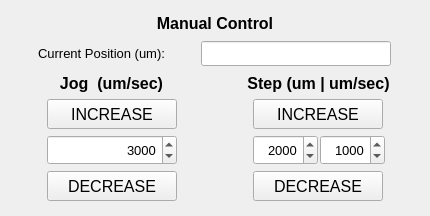
<?xml version="1.0" encoding="UTF-8"?>
<ui version="4.0">
 <class>WidgetFrontPanel_MotionControl</class>
 <widget class="QWidget" name="WidgetFrontPanel_MotionControl">
  <property name="geometry">
   <rect>
    <x>0</x>
    <y>0</y>
    <width>430</width>
    <height>216</height>
   </rect>
  </property>
  <property name="sizePolicy">
   <sizepolicy hsizetype="Fixed" vsizetype="Fixed">
    <horstretch>0</horstretch>
    <verstretch>0</verstretch>
   </sizepolicy>
  </property>
  <property name="windowTitle">
   <string>Form</string>
  </property>
  <layout class="QGridLayout" name="gridLayout_3">
   <item row="0" column="0" colspan="2">
    <layout class="QHBoxLayout" name="horizontalLayout_6">
     <item>
      <spacer name="horizontalSpacer">
       <property name="orientation">
        <enum>Qt::Horizontal</enum>
       </property>
       <property name="sizeHint" stdset="0">
        <size>
         <width>40</width>
         <height>20</height>
        </size>
       </property>
      </spacer>
     </item>
     <item>
      <layout class="QGridLayout" name="gridLayout_4">
       <item row="0" column="0">
        <widget class="QLabel" name="label_ManualControl">
         <property name="sizePolicy">
          <sizepolicy hsizetype="MinimumExpanding" vsizetype="Fixed">
           <horstretch>0</horstretch>
           <verstretch>0</verstretch>
          </sizepolicy>
         </property>
         <property name="minimumSize">
          <size>
           <width>0</width>
           <height>20</height>
          </size>
         </property>
         <property name="maximumSize">
          <size>
           <width>16777215</width>
           <height>20</height>
          </size>
         </property>
         <property name="font">
          <font>
           <pointsize>12</pointsize>
           <weight>75</weight>
           <bold>true</bold>
          </font>
         </property>
         <property name="text">
          <string>Manual Control</string>
         </property>
         <property name="alignment">
          <set>Qt::AlignCenter</set>
         </property>
        </widget>
       </item>
      </layout>
     </item>
     <item>
      <spacer name="horizontalSpacer_2">
       <property name="orientation">
        <enum>Qt::Horizontal</enum>
       </property>
       <property name="sizeHint" stdset="0">
        <size>
         <width>40</width>
         <height>20</height>
        </size>
       </property>
      </spacer>
     </item>
    </layout>
   </item>
   <item row="1" column="0" colspan="2">
    <layout class="QGridLayout" name="gridLayout_2">
     <item row="0" column="0">
      <widget class="QLabel" name="label">
       <property name="sizePolicy">
        <sizepolicy hsizetype="Fixed" vsizetype="Fixed">
         <horstretch>0</horstretch>
         <verstretch>0</verstretch>
        </sizepolicy>
       </property>
       <property name="minimumSize">
        <size>
         <width>130</width>
         <height>25</height>
        </size>
       </property>
       <property name="maximumSize">
        <size>
         <width>130</width>
         <height>25</height>
        </size>
       </property>
       <property name="font">
        <font>
         <pointsize>10</pointsize>
        </font>
       </property>
       <property name="text">
        <string>Current Position (um):</string>
       </property>
      </widget>
     </item>
     <item row="0" column="1">
      <widget class="QLineEdit" name="lineEdit_MachinePosition">
       <property name="minimumSize">
        <size>
         <width>190</width>
         <height>25</height>
        </size>
       </property>
       <property name="maximumSize">
        <size>
         <width>190</width>
         <height>25</height>
        </size>
       </property>
       <property name="font">
        <font>
         <pointsize>10</pointsize>
        </font>
       </property>
       <property name="alignment">
        <set>Qt::AlignCenter</set>
       </property>
       <property name="readOnly">
        <bool>true</bool>
       </property>
      </widget>
     </item>
    </layout>
   </item>
   <item row="2" column="0">
    <layout class="QGridLayout" name="gridLayout_6">
     <item row="0" column="0">
      <widget class="QLabel" name="label_ManualControl_3">
       <property name="sizePolicy">
        <sizepolicy hsizetype="MinimumExpanding" vsizetype="Fixed">
         <horstretch>0</horstretch>
         <verstretch>0</verstretch>
        </sizepolicy>
       </property>
       <property name="font">
        <font>
         <pointsize>12</pointsize>
         <weight>75</weight>
         <bold>true</bold>
        </font>
       </property>
       <property name="text">
        <string>Jog  (um/sec)</string>
       </property>
       <property name="alignment">
        <set>Qt::AlignCenter</set>
       </property>
      </widget>
     </item>
     <item row="1" column="0">
      <layout class="QGridLayout" name="gridLayout">
       <item row="0" column="0">
        <spacer name="horizontalSpacer_7">
         <property name="orientation">
          <enum>Qt::Horizontal</enum>
         </property>
         <property name="sizeHint" stdset="0">
          <size>
           <width>5</width>
           <height>10</height>
          </size>
         </property>
        </spacer>
       </item>
       <item row="0" column="2">
        <spacer name="horizontalSpacer_6">
         <property name="orientation">
          <enum>Qt::Horizontal</enum>
         </property>
         <property name="sizeHint" stdset="0">
          <size>
           <width>5</width>
           <height>10</height>
          </size>
         </property>
        </spacer>
       </item>
       <item row="0" column="1">
        <layout class="QVBoxLayout" name="verticalLayout">
         <item>
          <widget class="QPushButton" name="pushButton_IncreaseJog">
           <property name="sizePolicy">
            <sizepolicy hsizetype="Fixed" vsizetype="Fixed">
             <horstretch>0</horstretch>
             <verstretch>0</verstretch>
            </sizepolicy>
           </property>
           <property name="minimumSize">
            <size>
             <width>130</width>
             <height>30</height>
            </size>
           </property>
           <property name="maximumSize">
            <size>
             <width>130</width>
             <height>16777215</height>
            </size>
           </property>
           <property name="font">
            <font>
             <pointsize>12</pointsize>
            </font>
           </property>
           <property name="text">
            <string>INCREASE</string>
           </property>
          </widget>
         </item>
         <item>
          <widget class="QSpinBox" name="spinBox_Jog">
           <property name="sizePolicy">
            <sizepolicy hsizetype="Fixed" vsizetype="Fixed">
             <horstretch>0</horstretch>
             <verstretch>0</verstretch>
            </sizepolicy>
           </property>
           <property name="minimumSize">
            <size>
             <width>130</width>
             <height>30</height>
            </size>
           </property>
           <property name="font">
            <font>
             <pointsize>10</pointsize>
            </font>
           </property>
           <property name="alignment">
            <set>Qt::AlignRight|Qt::AlignTrailing|Qt::AlignVCenter</set>
           </property>
           <property name="minimum">
            <number>1</number>
           </property>
           <property name="maximum">
            <number>10000</number>
           </property>
           <property name="singleStep">
            <number>10</number>
           </property>
           <property name="value">
            <number>3000</number>
           </property>
          </widget>
         </item>
         <item>
          <widget class="QPushButton" name="pushButton_DecreaseJog">
           <property name="sizePolicy">
            <sizepolicy hsizetype="Fixed" vsizetype="Fixed">
             <horstretch>0</horstretch>
             <verstretch>0</verstretch>
            </sizepolicy>
           </property>
           <property name="minimumSize">
            <size>
             <width>130</width>
             <height>30</height>
            </size>
           </property>
           <property name="maximumSize">
            <size>
             <width>130</width>
             <height>16777215</height>
            </size>
           </property>
           <property name="font">
            <font>
             <pointsize>12</pointsize>
            </font>
           </property>
           <property name="text">
            <string>DECREASE</string>
           </property>
          </widget>
         </item>
        </layout>
       </item>
      </layout>
     </item>
    </layout>
   </item>
   <item row="2" column="1">
    <layout class="QVBoxLayout" name="verticalLayout_5">
     <item>
      <widget class="QLabel" name="label_ManualControl_4">
       <property name="sizePolicy">
        <sizepolicy hsizetype="MinimumExpanding" vsizetype="Fixed">
         <horstretch>0</horstretch>
         <verstretch>0</verstretch>
        </sizepolicy>
       </property>
       <property name="font">
        <font>
         <pointsize>12</pointsize>
         <weight>75</weight>
         <bold>true</bold>
        </font>
       </property>
       <property name="text">
        <string>Step (um | um/sec)</string>
       </property>
       <property name="alignment">
        <set>Qt::AlignCenter</set>
       </property>
      </widget>
     </item>
     <item>
      <layout class="QHBoxLayout" name="horizontalLayout_2">
       <item>
        <spacer name="horizontalSpacer_8">
         <property name="orientation">
          <enum>Qt::Horizontal</enum>
         </property>
         <property name="sizeHint" stdset="0">
          <size>
           <width>5</width>
           <height>10</height>
          </size>
         </property>
        </spacer>
       </item>
       <item>
        <layout class="QVBoxLayout" name="verticalLayout_SetpControlInner">
         <item>
          <widget class="QPushButton" name="pushButton_IncreaseRelativeMove">
           <property name="sizePolicy">
            <sizepolicy hsizetype="Fixed" vsizetype="Fixed">
             <horstretch>0</horstretch>
             <verstretch>0</verstretch>
            </sizepolicy>
           </property>
           <property name="minimumSize">
            <size>
             <width>130</width>
             <height>30</height>
            </size>
           </property>
           <property name="maximumSize">
            <size>
             <width>130</width>
             <height>16777215</height>
            </size>
           </property>
           <property name="font">
            <font>
             <pointsize>12</pointsize>
            </font>
           </property>
           <property name="text">
            <string>INCREASE</string>
           </property>
          </widget>
         </item>
         <item>
          <layout class="QHBoxLayout" name="horizontalLayout">
           <property name="spacing">
            <number>2</number>
           </property>
           <item>
            <widget class="QSpinBox" name="spinBox_RelativeMove">
             <property name="sizePolicy">
              <sizepolicy hsizetype="Fixed" vsizetype="Fixed">
               <horstretch>0</horstretch>
               <verstretch>0</verstretch>
              </sizepolicy>
             </property>
             <property name="minimumSize">
              <size>
               <width>65</width>
               <height>30</height>
              </size>
             </property>
             <property name="maximumSize">
              <size>
               <width>65</width>
               <height>16777215</height>
              </size>
             </property>
             <property name="font">
              <font>
               <pointsize>10</pointsize>
              </font>
             </property>
             <property name="alignment">
              <set>Qt::AlignRight|Qt::AlignTrailing|Qt::AlignVCenter</set>
             </property>
             <property name="maximum">
              <number>100000</number>
             </property>
             <property name="singleStep">
              <number>100</number>
             </property>
             <property name="value">
              <number>2000</number>
             </property>
            </widget>
           </item>
           <item>
            <widget class="QSpinBox" name="spinBox_RelativeMoveSpeed">
             <property name="minimumSize">
              <size>
               <width>65</width>
               <height>30</height>
              </size>
             </property>
             <property name="maximumSize">
              <size>
               <width>65</width>
               <height>16777215</height>
              </size>
             </property>
             <property name="font">
              <font>
               <pointsize>10</pointsize>
              </font>
             </property>
             <property name="toolTip">
              <string>Testing1</string>
             </property>
             <property name="statusTip">
              <string/>
             </property>
             <property name="alignment">
              <set>Qt::AlignRight|Qt::AlignTrailing|Qt::AlignVCenter</set>
             </property>
             <property name="maximum">
              <number>5000</number>
             </property>
             <property name="singleStep">
              <number>10</number>
             </property>
             <property name="value">
              <number>1000</number>
             </property>
            </widget>
           </item>
          </layout>
         </item>
         <item>
          <widget class="QPushButton" name="pushButton_DecreaseRelativeMove">
           <property name="sizePolicy">
            <sizepolicy hsizetype="Fixed" vsizetype="Fixed">
             <horstretch>0</horstretch>
             <verstretch>0</verstretch>
            </sizepolicy>
           </property>
           <property name="minimumSize">
            <size>
             <width>130</width>
             <height>30</height>
            </size>
           </property>
           <property name="maximumSize">
            <size>
             <width>130</width>
             <height>16777215</height>
            </size>
           </property>
           <property name="font">
            <font>
             <pointsize>12</pointsize>
            </font>
           </property>
           <property name="text">
            <string>DECREASE</string>
           </property>
          </widget>
         </item>
        </layout>
       </item>
       <item>
        <spacer name="horizontalSpacer_9">
         <property name="orientation">
          <enum>Qt::Horizontal</enum>
         </property>
         <property name="sizeHint" stdset="0">
          <size>
           <width>5</width>
           <height>10</height>
          </size>
         </property>
        </spacer>
       </item>
      </layout>
     </item>
    </layout>
   </item>
  </layout>
 </widget>
 <resources/>
 <connections/>
</ui>
